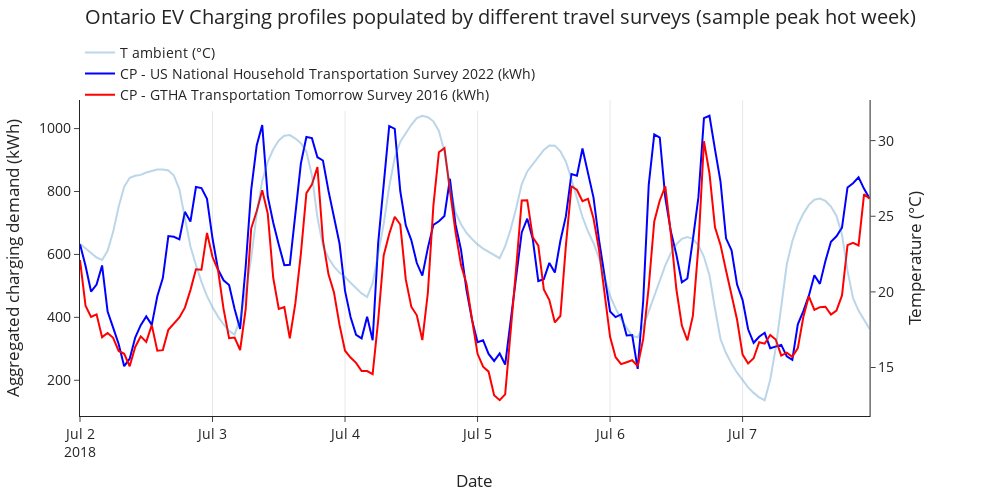

Notebook source saved alongside this figure:
### Code cell
hot_week = temp_ON_2018.loc['2018-07-02':'2018-07-07'] # Monday to Saturday
nhts_hot_week = cp_nhts.loc['2018-07-02':'2018-07-07']
tts_wd_hot_week = cp_tts_wd.loc['2018-07-02':'2018-07-07']

fig = make_subplots(specs=[[{"secondary_y": True}]])

fig.add_trace(go.Scatter(x=hot_week.index, y=hot_week.temperature, name='T ambient (°C)',
                         opacity=0.3), secondary_y=True)
fig.add_trace(go.Scatter(x=nhts_hot_week.index, y=nhts_hot_week['Charging Profile'], name='CP - US National Household Transportation Survey 2022 (kWh)',
                         line=dict(
                                   color='blue', 
                                   # width=4, 
                                 #   dash='dash'
                                   )),
               secondary_y=False)
fig.add_trace(go.Scatter(x=tts_wd_hot_week.index, y=tts_wd_hot_week['Charging Profile'], name='CP - GTHA Transportation Tomorrow Survey 2016 (kWh)',
                         line=dict(
                                   color='red', 
                                   # width=4, 
                                 #   dash='dash'
                                   )),
               secondary_y=False)

fig.update_xaxes(title='Date',
                 showgrid=True,
              #    dtick=3600*6*1000
                 )

fig.update_yaxes(title_text='Temperature (°C)', secondary_y=True)
fig.update_yaxes(title_text='Aggregated charging demand (kWh)', secondary_y=False)

fig.update_layout(width=1000,
                  height=500,
                  template='simple_white',
                  title={'text':"Ontario EV Charging profiles populated by different travel surveys (sample peak hot week)",
                         'x':0.5,
                         'y':0.98},
                  legend=dict(orientation='v',
                              y=1.2,
                              x=0),
                  font=dict(
                       # family="Courier New, monospace",
                       size=14,
                       # color="#ffffff"
                       )
                )

fig.show()

### Figure 1 — Plotly figure (JSON) as saved in the notebook; plotly's stock layout.template omitted (floating-point values rounded to 4 significant figures; data arrays with more than 128 entries replaced by an {"elided": "..."} marker saying what was removed)
{"data": [{"name": "T ambient (°C)", "opacity": 0.3, "type": "scatter", "x": {"elided": "144 str values"}, "xaxis": "x", "y": {"elided": "144 float values"}, "yaxis": "y2"}, {"line": {"color": "blue"}, "name": "CP - US National Household Transportation Survey 2022 (kWh)", "type": "scatter", "x": {"elided": "144 str values"}, "xaxis": "x", "y": {"elided": "144 float values"}, "yaxis": "y"}, {"line": {"color": "red"}, "name": "CP - GTHA Transportation Tomorrow Survey 2016 (kWh)", "type": "scatter", "x": {"elided": "144 str values"}, "xaxis": "x", "y": {"elided": "144 float values"}, "yaxis": "y"}], "layout": {"font": {"size": 14}, "height": 500, "legend": {"orientation": "v", "x": 0, "y": 1.2}, "title": {"text": "Ontario EV Charging profiles populated by different travel surveys (sample peak hot week)", "x": 0.5, "y": 0.98}, "width": 1000, "xaxis": {"anchor": "y", "domain": [0, 0.94], "showgrid": true, "title": {"text": "Date"}}, "yaxis": {"anchor": "x", "domain": [0, 1], "title": {"text": "Aggregated charging demand (kWh)"}}, "yaxis2": {"anchor": "x", "overlaying": "y", "side": "right", "title": {"text": "Temperature (°C)"}}}}
